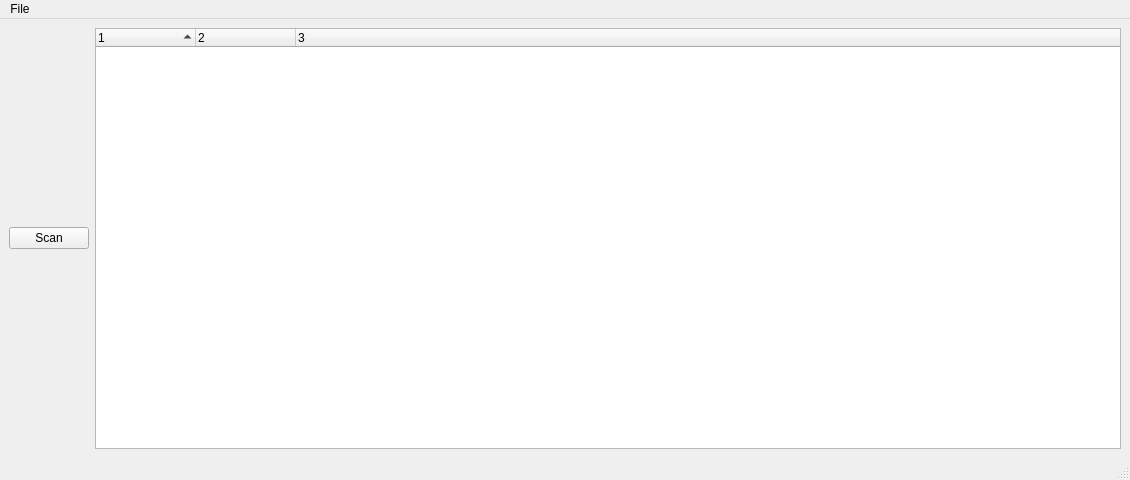
<?xml version="1.0" encoding="UTF-8"?>
<ui version="4.0">
 <class>PyLinkCloud</class>
 <widget class="QMainWindow" name="PyLinkCloud">
  <property name="geometry">
   <rect>
    <x>0</x>
    <y>0</y>
    <width>1130</width>
    <height>480</height>
   </rect>
  </property>
  <property name="windowTitle">
   <string>PyLinkCloud</string>
  </property>
  <widget class="QWidget" name="centralwidget">
   <layout class="QHBoxLayout" name="horizontalLayout">
    <item>
     <widget class="QPushButton" name="scanBtn">
      <property name="text">
       <string>Scan</string>
      </property>
     </widget>
    </item>
    <item>
     <widget class="QTreeWidget" name="treeWidget">
      <property name="alternatingRowColors">
       <bool>true</bool>
      </property>
      <property name="selectionBehavior">
       <enum>QAbstractItemView::SelectRows</enum>
      </property>
      <property name="sortingEnabled">
       <bool>true</bool>
      </property>
      <property name="animated">
       <bool>true</bool>
      </property>
      <property name="columnCount">
       <number>3</number>
      </property>
      <column>
       <property name="text">
        <string notr="true">1</string>
       </property>
      </column>
      <column>
       <property name="text">
        <string notr="true">2</string>
       </property>
      </column>
      <column>
       <property name="text">
        <string notr="true">3</string>
       </property>
      </column>
     </widget>
    </item>
   </layout>
  </widget>
  <widget class="QMenuBar" name="menubar">
   <property name="geometry">
    <rect>
     <x>0</x>
     <y>0</y>
     <width>1130</width>
     <height>21</height>
    </rect>
   </property>
   <widget class="QMenu" name="menuHello">
    <property name="title">
     <string>File</string>
    </property>
    <addaction name="actionTODO"/>
   </widget>
   <addaction name="menuHello"/>
  </widget>
  <widget class="QStatusBar" name="statusbar"/>
  <action name="actionTODO">
   <property name="text">
    <string>TODO</string>
   </property>
  </action>
 </widget>
 <resources/>
 <connections/>
</ui>
